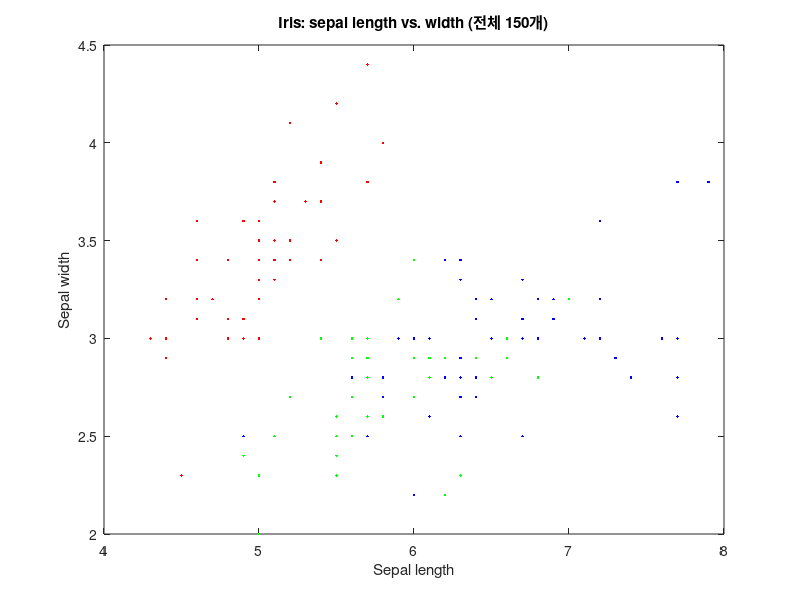

MATLAB code to generate this figure: (Note: this script raises an error after producing the figure.)
%% 공간이 어떻게 만들어질까?
clear; close all; clc;

load fisheriris;

spcs2num = [];
for k=1:1:length(species)
    if strcmp(species(k), 'setosa') == 1
        spcs2num(k,1) = 1;
    elseif strcmp(species(k), 'versicolor') == 1
        spcs2num(k,1) = 2;
    elseif strcmp(species(k), 'virginica') == 1
        spcs2num(k,1) = 3;
    end
end

idx1 = find(spcs2num == 1);
idx2 = find(spcs2num == 2);
idx3 = find(spcs2num == 3);

figure;
plot(meas(idx1,1), meas(idx1,2), 'r.'); hold on; 
plot(meas(idx2,1), meas(idx2,2), 'g.'); hold on; 
plot(meas(idx3,1), meas(idx3,2), 'b.'); hold on; 
xlabel('Sepal length');
ylabel('Sepal width');
title('Iris: sepal length vs. width (전체 150개)');
save_fig(gcf, 'figures/ex5_data_scatter.png');


tr_id = [21:1:50 71:1:100 121:1:150];
Training_data = meas(tr_id,1:2); 
Training_label = spcs2num(tr_id,:);

tmp1 = min(meas(:,1)):0.01:max(meas(:,1));
tmp2 = linspace(min(meas(:,2)), max(meas(:,2)), length(tmp1)); % linspnace(a, b, c) a부터 b까지 c개가 되도록 데이터를 생성하는 함수

[out1,out2] = meshgrid(tmp1,tmp2);

Test_data = [];
Test_data = [out1(:) out2(:)];

figure; plot(Test_data(:,1), Test_data(:,2), '.');

%%

k = 50; % kNN의 k를 지정

final_group = [];
for id = 1:1:length(Test_data)
    tmp_data = Test_data(id,:); % 평가해보고 싶은 데이터 가져오기 
    
    % 학습 데이터와 평가해보고 싶은 데이터 간의 거리를 계산
    u_dis = [];
    for i=1:1:length(Training_label)
        u_dis(i,1) = sqrt( sum( (Training_data(i,:) - tmp_data).^2 ) );
    end
    
    % 가장 인접한 k개를 찾는다
    [s_v, s_i] = sort(u_dis, 'ascend');
    k_idx = s_i(1:k);
    
    % 해당 k개의 데이터가 어떤 그룹에 속해있는지 확인한다.
    k_group = Training_label(k_idx,1);
    final_group(id,1) = mode(k_group);% mode: 최빈값을 찾는 함수. (참고: 수학에서 mean은 평균, median은 중앙값, mode는 최빈값. 거기서 그 mode임)
end

idx1 = find(final_group == 1);
idx2 = find(final_group == 2);
idx3 = find(final_group == 3);

figure;
plot(Test_data(idx1,1), Test_data(idx1,2), 'r.'); hold on;
plot(Test_data(idx2,1), Test_data(idx2,2), 'g.'); hold on;
plot(Test_data(idx3,1), Test_data(idx3,2), 'b.'); hold off;

% 학습 데이터를 위에 겹쳐 그려서, 결정 경계가 어떻게 생겼는지 확인
hold on;
plot(Training_data(Training_label==1,1), Training_data(Training_label==1,2), 'ko', 'MarkerFaceColor', 'r');
plot(Training_data(Training_label==2,1), Training_data(Training_label==2,2), 'ko', 'MarkerFaceColor', 'g');
plot(Training_data(Training_label==3,1), Training_data(Training_label==3,2), 'ko', 'MarkerFaceColor', 'b');
hold off;
xlabel('Sepal length'); ylabel('Sepal width');
title(sprintf('kNN decision regions (k = %d)', k));
save_fig(gcf, 'figures/ex5_boundary.png');
